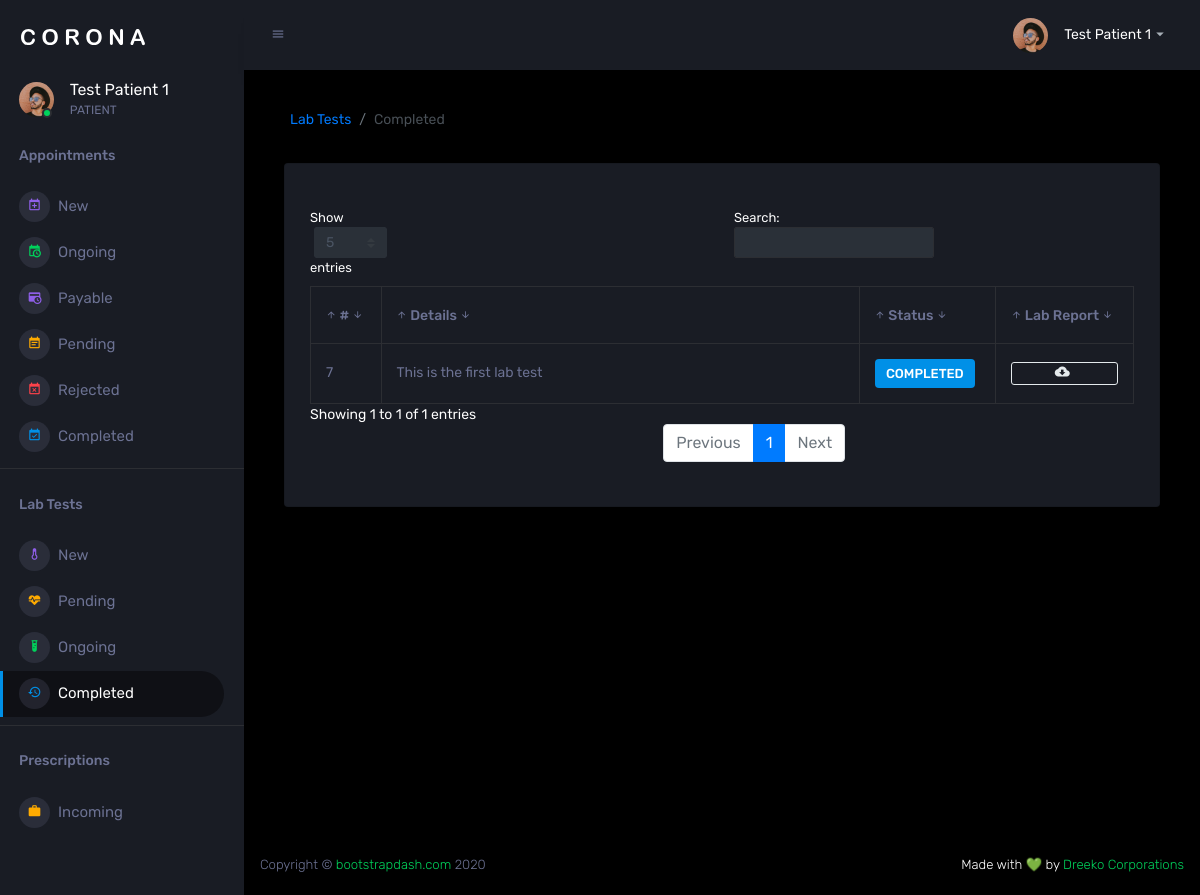
Page /patient/completed-tests.php (signed in) on the committed database.
### tables this page shows
CREATE TABLE IF NOT EXISTS `lab_reports` (
  `report_id` int(11) NOT NULL AUTO_INCREMENT,
  `lab_test_id` int(11) NOT NULL,
  `file_location` varchar(200) NOT NULL,
  PRIMARY KEY (`report_id`),
  KEY `fk_lab_test_id_reports` (`lab_test_id`)
);

CREATE TABLE IF NOT EXISTS `lab_tests` (
  `test_id` int(11) NOT NULL AUTO_INCREMENT,
  `patient_id` int(11) NOT NULL,
  `details` text NOT NULL,
  `date` date DEFAULT NULL,
  `test_status` enum('ACCEPTED','COMPLETED','CANCELLED','PAID') NOT NULL,
  PRIMARY KEY (`test_id`),
  KEY `fk_user_id_tests` (`patient_id`)
);

### includes/dbOperations.php (called while the page is built, shortened)
<?php
class DbOperations
{
    private $con;
    public function __construct()
    {
        require_once dirname(__FILE__) . '/dbConnection.php';
        $db = new DbConnect();
        $this->con = $db->connect();
    }
    public function getCompletedLabTestsByUser($user_id)
    {
        $stmt = $this->con->prepare("SELECT * FROM `lab_tests` INNER JOIN `lab_reports` ON lab_reports.lab_test_id = lab_tests.test_id WHERE `patient_id` = ? AND `test_status` = 'COMPLETED'");
        $stmt->bind_param("i", $user_id);
        $stmt->execute();
        return $stmt->get_result();
    }
}

### includes/dbConnection.php (called while the page is built, shortened)
<?php
class DbConnect
{
    public function connect()
    {
        $this->con = new mysqli(DB_HOST, DB_USER, DB_PASSWORD, DB_NAME);
        return $this->con;
    }
}

### api/getLists.php (called while the page is built, shortened)
<?php
require_once '../includes/dbOperations.php';
$response = array();
if (isset($_SESSION['user_id'])) {
    $user_id = $_SESSION['user_id'];
    $db = new DbOperations();
    $completed_lab_tests_user = $db->getCompletedLabTestsByUser($user_id);
} else {
    $_SESSION['error'] = "Session timed out. Please login to continue.";
    $response['error'] = true;
    $response['message'] = "Session timed out. Please login to continue.";
}

### patient/completed-tests.php (the view, shortened to what this page needs)
<!DOCTYPE html>
<html lang="en">
<head>
  <link rel="stylesheet" href="../assets/vendors/mdi/css/materialdesignicons.min.css">
  <link rel="stylesheet" href="../assets/vendors/css/vendor.bundle.base.css">
  <link rel="stylesheet" href="../assets/css/style.css">
  <link rel="stylesheet" href="https://cdn.jsdelivr.net/npm/@sweetalert2/theme-dark@3/dark.css">
</head>
<body>
  <div class="container-scroller">
    <?php
include 'sidebar.php';
?>
    <div class="container-fluid page-body-wrapper">
      <?php include 'navbar.php';?>
      <div class="main-panel">
        <div class="content-wrapper">
        <div class="page-header">
              <nav aria-label="breadcrumb">
                <ol class="breadcrumb">
                  <li class="breadcrumb-item"><a href="#">Lab Tests</a></li>
                  <li class="breadcrumb-item active" aria-current="page">Completed</li>
                </ol>
              </nav>
            </div>
          <div class="col-lg-12 grid-margin stretch-card">
            <div class="card">
              <div class="card-body">
                <div class="table-responsive">
                  <table id="appointmentsTable" class="table table-bordered">
                    <thead>
                      <tr>
                        <th width="10"> # </th>
                        <th> Details </th>
                        <th width="10"> Status </th>
                        <th width="10"> Lab Report </th>
                      </tr>
                    </thead>
                    <tbody>
                    <?php
require_once '../api/getLists.php';
while ($row = mysqli_fetch_array($completed_lab_tests_user)):
?>
				                      <tr>
				                        <td> <?php echo $row['test_id'] ?> </td>
				                        <td> <?php echo $row['details'] ?> </td>
				                        <td> <label class="badge badge-primary"> <?php echo $row['test_status'] ?> </label> </td>
                                <td class="text-center">
                                  <a href="../lab-reports/<?php echo $row['file_location'] ?>" download="<?php echo $row['file_location'] ?>">
                                    <button type="button" class="btn btn-outline-secondary btn-block">
                                      <i class="mdi mdi-cloud-download"></i>
                                    </button>
                                  </a>
                                </td>
                              </tr>
                      <?php
endwhile;
?>
                    </tbody>
                  </table>
                </div>
              </div>
            </div>
          </div>
        </div>
        <?php include '../footer.php';?>
      </div>
    </div>
  </div>
</body>
</html>

### rows in the picture
lab_reports: lab_test.test_id "7", lab_test.details "This is the first lab test", lab_test.test_status "COMPLETED"

### other values in the picture
$_SESSION['full_name'] "Test Patient 1"
$_SESSION['user_type'] "PATIENT"
